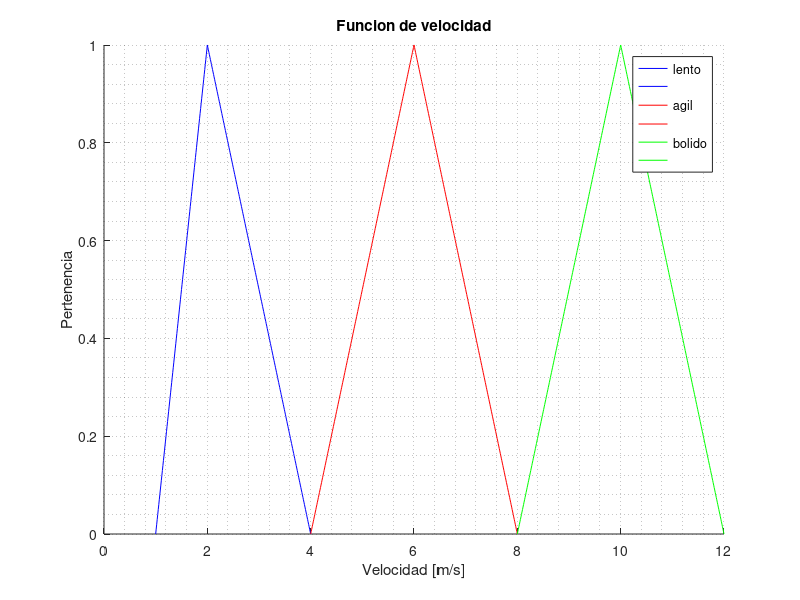

The MATLAB script that drew this image:
close all; clear all; clc;

%Alturas denominadas
v_b1 = 1:0.01:2;
v_b2 = 2:0.01:4;
v_m1 = 4:0.01:6;
v_m2 = 6:0.01:8;
v_a1 = 8:0.01:10;
v_a2 = 10:0.01:12;

%Funcion 
f_b1 = v_b1-1;
f_b2 = -0.5*v_b2+2;
f_m1 = 0.5*v_m1-2;
f_m2 = -0.5*v_m2+4;
f_a1 = 0.5*v_a1-4;
f_a2 = -0.5*v_a2+6;

%Grafica de las funciones
figure("Name",'Valores de velocidades');
hold on;
plot(v_b1,f_b1,'b',v_b2,f_b2,'b');
plot(v_m1,f_m1,'r',v_m2,f_m2,'r');
plot(v_a1,f_a1,'g',v_a2,f_a2,'g');
grid minor;
legend('lento','','agil','','bolido','');
title('Funcion de velocidad');
xlabel('Velocidad [m/s]');ylabel('Pertenencia');

